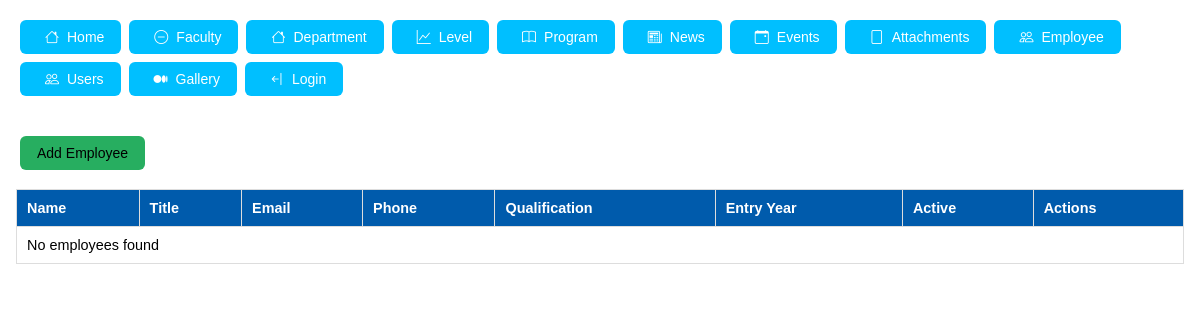
Page /employee/list on the earlier database version.
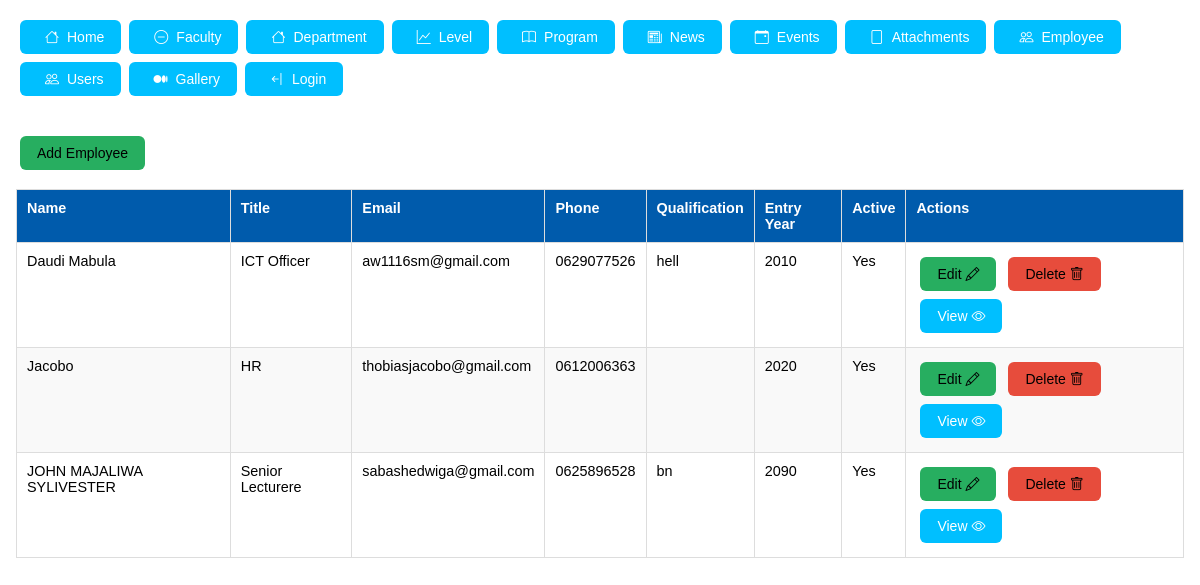
Same page on the later database version.
### tables this page shows
CREATE TABLE `employee` (
  `id` int(11) NOT NULL AUTO_INCREMENT,
  `name` varchar(100) DEFAULT NULL,
  `title` varchar(255) DEFAULT NULL,
  `email` varchar(100) DEFAULT NULL,
  `phone` varchar(15) DEFAULT NULL,
  `profile` varchar(255) DEFAULT NULL,
  `qualification` text DEFAULT NULL,
  `entry_year` varchar(6) DEFAULT NULL,
  `active` tinyint(1) DEFAULT NULL,
  `created_at` timestamp NOT NULL DEFAULT current_timestamp(),
  `user_id` int(11) NOT NULL,
  PRIMARY KEY (`id`)
);

### src/database/Database.php (called while the page is built, shortened)
<?php
class Database
{
    private $host="localhost";
    private $user="root";
    private $db="dashboard";
    private $pass="";
    private $con;
    public function __construct()
    {
        $this->con = new mysqli($this->host, $this->user,$this->pass,$this->db);
    }
    public function select(string $query): array
    {
        $stmt=$this->con->prepare($query);
        $data=[];
        if ($stmt->execute()){
            $res=$stmt->get_result();
            while (($row=$res->fetch_assoc())!=null){
                $data[]=$row;
            }
        }
        return $data;
    }
}

### src/controller/Employee.php (the view, shortened to what this page needs)
<?php
class Employee
{
    public function list()
    {
        $query = "SELECT * FROM employee";
        $employees = (new Database())->select($query);
        $tr = "";
        if (sizeof($employees) > 0) {
            foreach ($employees as $emp) {
                $tr .= "<tr>
<td>{$emp['name']}</td>
<td>{$emp['title']}</td>
<td>{$emp['email']}</td>
<td>{$emp['phone']}</td>
<td>{$emp['qualification']}</td>
<td>{$emp['entry_year']}</td>
<td>" . ($emp['active'] ? 'Yes' : 'No') . "</td>
<td>
<button class='btn btn-complete' onclick='editEmployee({$emp['id']})'>Edit <i class='bi bi-pencil'></i></button>
<button class='btn btn-danger' onclick='deleteResource(\"employee\",{$emp['id']})'>Delete <i class='bi bi-trash'></i></button>
<button class='btn btn-primary' onclick='viewEmployee({$emp['id']})'>View <i class='bi bi-eye'></i></button>
</td>
</tr>";
            }
        } else {
            $tr = "<tr><td colspan='8'>No employees found</td></tr>";
        }
        $content = <<<HTML
<div class="flex flex-col">
    <div class="w-full">
        <button class="btn btn-complete" onclick="addEmployee()">Add Employee</button>
    </div>
    <table class="solobea-table">
        <thead>
            <tr>
                <th>Name</th>
                <th>Title</th>
                <th>Email</th>
                <th>Phone</th>
                <th>Qualification</th>
                <th>Entry Year</th>
                <th>Active</th>
                <th>Actions</th>
            </tr>
        </thead>
        <tbody>$tr</tbody>
    </table>
</div>
HTML;
        MainLayout::render($content);
    }
}

### index.php (shortened to what this page needs)
<?php
$path = $_SERVER['PATH_INFO']??"";
$path_array = explode("/", trim($path, "/"));
if (!empty($path_array[0])) {
    $page = ucfirst(strtolower($path_array[0]));
    $full_path = "Solobea\\Dashboard\\controller\\" . $page;
    $method=lcfirst($path_array[1]??"");
    $params=[];
    if (class_exists($full_path)) {
        $controller = new $full_path();
        if ($method!=null && method_exists($full_path,$method)){
            if (!empty($params)){
                $controller->$method($params);
            }
            else{
                $controller->$method();
            }
        } else if(method_exists($full_path,"index")){
            $controller->index();
        } else{
            echo Resource::getErrorPage("Page not found this path ".$method);
        }
    } else {
        echo Resource::getErrorPage("Page not found ".$page);
    }
} else {
    $home = new Home();
    $home->index();
}

### src/view/MainLayout.php (shortened to what this page needs)
<?php
class MainLayout
{
    public static function render($content,$header=null,$title=null)
    {
        $org_name="Amucta";
        $org_logo="/images/logo.png";
        $title=$title??$org_name;
        $menu =self::menu();
        $layout=<<<HTML
<!DOCTYPE html>
<html lang="en">
<head>
    <meta charset="UTF-8">
    <title>{$title}</title>
    <meta name="viewport" content="width=device-width, initial-scale=1.0">
    <link rel="stylesheet" href="/css/styles.css">
    <link rel="stylesheet" href="/css/animate.css">
    <link rel="stylesheet" href="/css/sweetalert2.css">
    <link rel="stylesheet" href="/css/toastify.css">
    <link rel="icon" href="$org_logo">
    <link rel="stylesheet" href="https://cdn.jsdelivr.net/npm/bootstrap-icons@1.11.3/font/bootstrap-icons.min.css">
    <script src="/js/main.js" type="text/javascript"></script>
    <script src="/js/others.js" type="text/javascript"></script>
    <script src="/js/sweetalert2.js" type="text/javascript"></script>
    <script src="/js/toastify.js" type="text/javascript"></script>
    $header
</head>
<body>
    <section class="header p-4">
    $menu
</section>
    <section class="main p-4">$content</section>
    <section class="footer"></section>
</body>
</html>
HTML;
        echo $layout;
    }
    public static function menu(): string
    {
        return <<<menu
<div class="flex flex-row flex-wrap">
    <a href="/" class="btn btn-primary"><i class="bi bi-house mx-2"></i>Home</a>
    <a href="/faculty/list" class="btn btn-primary"><i class="bi bi-dash-circle mx-2"></i>Faculty</a>
    <a href="/department/list" class="btn btn-primary"><i class="bi bi-house mx-2"></i>Department</a>
    <a href="/Level/list" class="btn btn-primary"><i class="bi bi-graph-up mx-2"></i>Level</a>
    <a href="/program/list" class="btn btn-primary"><i class="bi bi-book mx-2"></i>Program</a>
    <a href="/news/list" class="btn btn-primary"><i class="bi bi-newspaper mx-2"></i>News</a>
    <a href="/events/list" class="btn btn-primary"><i class="bi bi-calendar-event mx-2"></i>Events</a>
    <a href="/attachment/list" class="btn btn-primary"><i class="bi bi-file mx-2"></i>Attachments</a>
    <a href="/employee/list" class="btn btn-primary"><i class="bi bi-people mx-2"></i>Employee</a>
    <a href="/users/list" class="btn btn-primary"><i class="bi bi-people mx-2"></i>Users</a>
    <a href="/gallery/list" class="btn btn-primary"><i class="bi bi-medium mx-2"></i>Gallery</a>
    <a href="/login" class="btn btn-primary"><i class="bi bi-arrow-bar-left mx-2"></i>Login</a>
</div>
menu;
    }
}

### css/styles.css (style rules this page uses)
* { margin: 0; padding: 0; box-sizing: border-box; font-family: "Poppins", sans-serif; transition: all 0.4s ease; }
a { text-decoration: none; color: inherit; }
.mx-2 { margin-left: 8px; margin-right: 8px; }
.w-full { width: 100%; }
.p-4 { padding: 16px; }
.btn { border: none; padding:6px 10px; border-radius:8px; cursor:pointer; font-size:13px; }
.flex-wrap { flex-wrap:wrap !important }
.btn-primary { background:#4f46e5; color:white; }
.btn { display: inline-block; font-weight: 500; text-align: center; padding: 8px 16px; font-size: 14px; border-radius: 6px; cursor: pointer; border: 1px solid transparent; margin: 4px; }
.btn-primary { background-color: #00BFFF; }
.flex { display: flex; }
.flex-col { flex-direction: column; }
.flex-row { flex-direction: row; }
.btn-danger { background-color: #e74c3c; }
.btn-complete, .btn-mark-read { background-color: #27ae60; }
.solobea-table { width: 100%; border-collapse: collapse; margin-top: 15px; }
.solobea-table thead { background-color: #005BAC; color: #fff; }
.solobea-table th, .solobea-table td { padding: 10px; border: 1px solid #ddd; text-align: left; font-size: 0.9rem; vertical-align: top; }
.solobea-table tr:nth-child(even) { background-color: #f9f9f9; }

### css/sweetalert2.css (style rules this page uses)
:root { --swal2-container-padding: 0.625em; --swal2-backdrop: rgba(0, 0, 0, 0.4); --swal2-width: 32em; --swal2-padding: 0 0 1.25em; --swal2-border: none; --swal2-border-radius: 0.3125rem; --swal2-background: white; --swal2-color: #545454; --swal2-footer-border-color: #eee; --swal2-show-animation: swal2-show 0.3s; --swal2-hide-animation: swal2-hide 0.15s forwards; --swal2-input-background: transparent; --swal2-progress-step-background: #add8e6; --swal2-validation-message-background: #f0f0f0; --swal2-validation-message-color: #666; --swal2-close-button-position: initial; --swal2-close-button-inset: auto; --swal2-close-button-font-size: 2.5em; --swal2-close-button-color: #ccc; }

Differences in the rows shown:
added employee: name "Daudi Mabula", title "ICT Officer", email "aw1116sm@gmail.com", phone "0629077526", qualification "hell", entry_year "2010", active "Yes"
added employee: name "Jacobo", title "HR", email "thobiasjacobo@gmail.com", phone "0612006363", entry_year "2020", active "Yes"
added employee: name "JOHN MAJALIWA SYLIVESTER", title "Senior Lecturere", email "sabashedwiga@gmail.com", phone "0625896528", qualification "bn", entry_year "2090", active "Yes"
Other differences:
text no longer shown: "No employees found"
